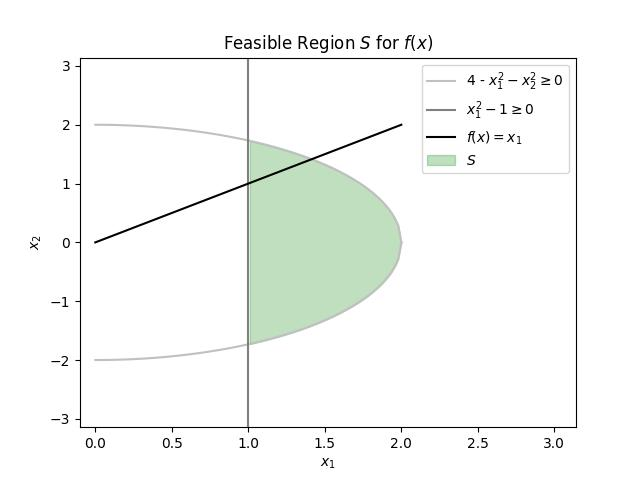

Source code (Python):
import os
import numpy as np
import matplotlib.pyplot as plt

x1 = np.linspace(0, 2, 100)

fig, ax = plt.subplots()

def g1(x):
    return np.sqrt(4 - np.power(x, 2))

def f(x):
    return x

# g1(x)
#
plt.plot(x1, g1(x1), color='silver', label=r'4 - $x_1^2 - x_2^2 \geq 0$')
plt.plot(x1, -1 * g1(x1), color='silver')

# g2(x)
#
plt.axvline(1, color='gray', label=r'$x_1^2 - 1 \geq 0$')

# f(x)
#
plt.plot(x1, f(x1), color='black', label=r'$f(x) = x_1$')

plt.xlim((-0.1, np.pi))
plt.ylim((-np.pi, np.pi))
plt.xlabel(r'$x_1$')
plt.ylabel(r'$x_2$')

# Feasible region
#
plt.fill_between(
    x1,
    g1(x1),
    -g1(x1),
    where=x1 >= 1,
    color='green',
    alpha=0.25,
    label=r'$S$',
)

plt.legend()
plt.title(r'Feasible Region $S$ for $f(x)$')
plt.savefig('{}.jpg'.format(os.path.splitext(os.path.basename(__file__))[0]))
